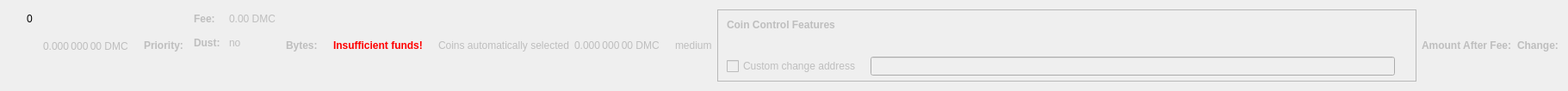
    <widget class="QWidget" name="dummyHideWidget" native="true">
     <property name="maximumSize">
      <size>
       <width>100</width>
       <height>22</height>
      </size>
     </property>
     <layout class="QHBoxLayout" name="dummyHideLayout">
      <item>
       <layout class="QFormLayout" name="formLayoutCoinControl1">
        <property name="horizontalSpacing">
         <number>10</number>
        </property>
        <property name="verticalSpacing">
         <number>14</number>
        </property>
        <property name="leftMargin">
         <number>10</number>
        </property>
        <property name="topMargin">
         <number>4</number>
        </property>
        <property name="rightMargin">
         <number>6</number>
        </property>
        <item row="0" column="1">
         <widget class="QLabel" name="labelCoinControlBytes">
          <property name="cursor">
           <cursorShape>IBeamCursor</cursorShape>
          </property>
          <property name="contextMenuPolicy">
           <enum>Qt::ActionsContextMenu</enum>
          </property>
          <property name="text">
           <string notr="true">0</string>
          </property>
          <property name="textInteractionFlags">
           <set>Qt::LinksAccessibleByMouse|Qt::TextSelectableByKeyboard|Qt::TextSelectableByMouse</set>
          </property>
         </widget>
        </item>
       </layout>
      </item>
      <item>
       <widget class="QLabel" name="labelCoinControlAfterFee">
        <property name="enabled">
         <bool>false</bool>
        </property>
        <property name="sizePolicy">
         <sizepolicy hsizetype="Fixed" vsizetype="Fixed">
          <horstretch>0</horstretch>
          <verstretch>0</verstretch>
         </sizepolicy>
        </property>
        <property name="minimumSize">
         <size>
          <width>111</width>
          <height>12</height>
         </size>
        </property>
        <property name="maximumSize">
         <size>
          <width>111</width>
          <height>12</height>
         </size>
        </property>
        <property name="cursor">
         <cursorShape>IBeamCursor</cursorShape>
        </property>
        <property name="contextMenuPolicy">
         <enum>Qt::ActionsContextMenu</enum>
        </property>
        <property name="text">
         <string notr="true">0.000 000 00 DMC</string>
        </property>
        <property name="textInteractionFlags">
         <set>Qt::LinksAccessibleByMouse|Qt::TextSelectableByKeyboard|Qt::TextSelectableByMouse</set>
        </property>
       </widget>
      </item>
      <item>
       <widget class="QLabel" name="labelCoinControlPriorityText">
        <property name="enabled">
         <bool>false</bool>
        </property>
        <property name="font">
         <font>
          <weight>75</weight>
          <bold>true</bold>
         </font>
        </property>
        <property name="text">
         <string>Priority:</string>
        </property>
       </widget>
      </item>
      <item>
       <layout class="QHBoxLayout" name="horizontalLayout"/>
      </item>
      <item>
       <layout class="QFormLayout" name="formLayoutCoinControl3">
        <property name="horizontalSpacing">
         <number>10</number>
        </property>
        <property name="verticalSpacing">
         <number>14</number>
        </property>
        <property name="leftMargin">
         <number>6</number>
        </property>
        <property name="topMargin">
         <number>4</number>
        </property>
        <property name="rightMargin">
         <number>6</number>
        </property>
        <item row="0" column="0">
         <widget class="QLabel" name="labelCoinControlFeeText">
          <property name="enabled">
           <bool>false</bool>
          </property>
          <property name="font">
           <font>
            <weight>75</weight>
            <bold>true</bold>
           </font>
          </property>
          <property name="text">
           <string>Fee:</string>
          </property>
          <property name="margin">
           <number>0</number>
          </property>
         </widget>
        </item>
        <item row="0" column="1">
         <widget class="QLabel" name="labelCoinControlFee">
          <property name="enabled">
           <bool>false</bool>
          </property>
          <property name="cursor">
           <cursorShape>IBeamCursor</cursorShape>
          </property>
          <property name="contextMenuPolicy">
           <enum>Qt::ActionsContextMenu</enum>
          </property>
          <property name="text">
           <string notr="true">0.00 DMC</string>
          </property>
          <property name="textInteractionFlags">
           <set>Qt::LinksAccessibleByMouse|Qt::TextSelectableByKeyboard|Qt::TextSelectableByMouse</set>
          </property>
         </widget>
        </item>
        <item row="1" column="0">
         <widget class="QLabel" name="labelCoinControlLowOutputText">
          <property name="enabled">
           <bool>false</bool>
          </property>
          <property name="font">
           <font>
            <weight>75</weight>
            <bold>true</bold>
           </font>
          </property>
          <property name="text">
           <string>Dust:</string>
          </property>
         </widget>
        </item>
        <item row="1" column="1">
         <widget class="QLabel" name="labelCoinControlLowOutput">
          <property name="enabled">
           <bool>false</bool>
          </property>
          <property name="cursor">
           <cursorShape>IBeamCursor</cursorShape>
          </property>
          <property name="contextMenuPolicy">
           <enum>Qt::ActionsContextMenu</enum>
          </property>
          <property name="text">
           <string>no</string>
          </property>
          <property name="textInteractionFlags">
           <set>Qt::LinksAccessibleByMouse|Qt::TextSelectableByKeyboard|Qt::TextSelectableByMouse</set>
          </property>
         </widget>
        </item>
       </layout>
      </item>
      <item>
       <widget class="QLabel" name="labelCoinControlBytesText">
        <property name="enabled">
         <bool>false</bool>
        </property>
        <property name="font">
         <font>
          <weight>75</weight>
          <bold>true</bold>
         </font>
        </property>
        <property name="text">
         <string>Bytes:</string>
        </property>
       </widget>
      </item>
      <item>
       <layout class="QFormLayout" name="formLayoutCoinControl2">
        <property name="horizontalSpacing">
         <number>10</number>
        </property>
        <property name="verticalSpacing">
         <number>14</number>
        </property>
        <property name="leftMargin">
         <number>6</number>
        </property>
        <property name="topMargin">
         <number>4</number>
        </property>
        <property name="rightMargin">
         <number>6</number>
        </property>
       </layout>
      </item>
      <item>
       <layout class="QHBoxLayout" name="horizontalLayoutCoinControl2">
        <property name="spacing">
         <number>8</number>
        </property>
        <property name="bottomMargin">
         <number>10</number>
        </property>
       </layout>
      </item>
      <item>
       <widget class="QLabel" name="labelCoinControlInsuffFunds">
        <property name="enabled">
         <bool>false</bool>
        </property>
        <property name="minimumSize">
         <size>
          <width>0</width>
          <height>0</height>
         </size>
        </property>
        <property name="font">
         <font>
          <weight>75</weight>
          <bold>true</bold>
         </font>
        </property>
        <property name="styleSheet">
         <string notr="true">color:red;font-weight:bold;</string>
        </property>
        <property name="text">
         <string>Insufficient funds!</string>
        </property>
        <property name="margin">
         <number>5</number>
        </property>
       </widget>
      </item>
      <item>
       <layout class="QFormLayout" name="formLayoutCoinControl4">
        <property name="horizontalSpacing">
         <number>10</number>
        </property>
        <property name="verticalSpacing">
         <number>14</number>
        </property>
        <property name="leftMargin">
         <number>6</number>
        </property>
        <property name="topMargin">
         <number>4</number>
        </property>
        <property name="rightMargin">
         <number>6</number>
        </property>
       </layout>
      </item>
      <item>
       <widget class="QLabel" name="labelCoinControlAutomaticallySelected">
        <property name="enabled">
         <bool>false</bool>
        </property>
        <property name="sizePolicy">
         <sizepolicy hsizetype="Fixed" vsizetype="Fixed">
          <horstretch>0</horstretch>
          <verstretch>0</verstretch>
         </sizepolicy>
        </property>
        <property name="minimumSize">
         <size>
          <width>0</width>
          <height>0</height>
         </size>
        </property>
        <property name="maximumSize">
         <size>
          <width>240</width>
          <height>16777215</height>
         </size>
        </property>
        <property name="text">
         <string>Coins automatically selected</string>
        </property>
        <property name="margin">
         <number>5</number>
        </property>
       </widget>
      </item>
      <item>
       <widget class="QLabel" name="labelCoinControlChange">
        <property name="enabled">
         <bool>false</bool>
        </property>
        <property name="sizePolicy">
         <sizepolicy hsizetype="Fixed" vsizetype="Fixed">
          <horstretch>0</horstretch>
          <verstretch>0</verstretch>
         </sizepolicy>
        </property>
        <property name="minimumSize">
         <size>
          <width>111</width>
          <height>0</height>
         </size>
        </property>
        <property name="maximumSize">
         <size>
          <width>111</width>
          <height>16777215</height>
         </size>
        </property>
        <property name="cursor">
         <cursorShape>IBeamCursor</cursorShape>
        </property>
        <property name="contextMenuPolicy">
         <enum>Qt::ActionsContextMenu</enum>
        </property>
        <property name="text">
         <string notr="true">0.000 000 00 DMC</string>
        </property>
        <property name="textInteractionFlags">
         <set>Qt::LinksAccessibleByMouse|Qt::TextSelectableByKeyboard|Qt::TextSelectableByMouse</set>
        </property>
       </widget>
      </item>
      <item>
       <widget class="QLabel" name="labelCoinControlPriority">
        <property name="enabled">
         <bool>false</bool>
        </property>
        <property name="cursor">
         <cursorShape>IBeamCursor</cursorShape>
        </property>
        <property name="contextMenuPolicy">
         <enum>Qt::ActionsContextMenu</enum>
        </property>
        <property name="text">
         <string>medium</string>
        </property>
        <property name="textInteractionFlags">
         <set>Qt::LinksAccessibleByMouse|Qt::TextSelectableByKeyboard|Qt::TextSelectableByMouse</set>
        </property>
       </widget>
      </item>
      <item>
       <widget class="QFrame" name="frameCoinControl">
        <property name="sizePolicy">
         <sizepolicy hsizetype="Expanding" vsizetype="Expanding">
          <horstretch>0</horstretch>
          <verstretch>0</verstretch>
         </sizepolicy>
        </property>
        <property name="maximumSize">
         <size>
          <width>16777215</width>
          <height>16777215</height>
         </size>
        </property>
        <property name="frameShape">
         <enum>QFrame::StyledPanel</enum>
        </property>
        <property name="frameShadow">
         <enum>QFrame::Sunken</enum>
        </property>
        <layout class="QVBoxLayout" name="verticalLayoutCoinControl2_2">
         <property name="spacing">
          <number>0</number>
         </property>
         <property name="leftMargin">
          <number>0</number>
         </property>
         <property name="topMargin">
          <number>0</number>
         </property>
         <property name="rightMargin">
          <number>0</number>
         </property>
         <property name="bottomMargin">
          <number>6</number>
         </property>
         <item>
          <layout class="QVBoxLayout" name="verticalLayoutCoinControl" stretch="0,0,0,1">
           <property name="spacing">
            <number>0</number>
           </property>
           <property name="leftMargin">
            <number>10</number>
           </property>
           <property name="topMargin">
            <number>10</number>
           </property>
           <item>
            <layout class="QHBoxLayout" name="horizontalLayoutCoinControl1">
             <property name="bottomMargin">
              <number>15</number>
             </property>
             <item>
              <widget class="QLabel" name="labelCoinControlFeatures">
               <property name="enabled">
                <bool>false</bool>
               </property>
               <property name="sizePolicy">
                <sizepolicy hsizetype="Preferred" vsizetype="Maximum">
                 <horstretch>0</horstretch>
                 <verstretch>0</verstretch>
                </sizepolicy>
               </property>
               <property name="font">
                <font>
                 <weight>75</weight>
                 <bold>true</bold>
                </font>
               </property>
               <property name="styleSheet">
                <string notr="true">font-weight:bold;</string>
               </property>
               <property name="text">
                <string>Coin Control Features</string>
               </property>
              </widget>
             </item>
            </layout>
           </item>
           <item>
            <widget class="QWidget" name="widgetCoinControl" native="true">
             <property name="sizePolicy">
              <sizepolicy hsizetype="Preferred" vsizetype="Preferred">
               <horstretch>0</horstretch>
               <verstretch>0</verstretch>
              </sizepolicy>
             </property>
             <property name="minimumSize">
              <size>
               <width>0</width>
               <height>0</height>
              </size>
             </property>
             <property name="styleSheet">
              <string notr="true"/>
             </property>
             <layout class="QHBoxLayout" name="horizontalLayoutCoinControl5_2">
              <property name="leftMargin">
               <number>0</number>
              </property>
              <property name="topMargin">
               <number>0</number>
              </property>
              <property name="rightMargin">
               <number>0</number>
              </property>
              <property name="bottomMargin">
               <number>0</number>
              </property>
              <item>
               <layout class="QHBoxLayout" name="horizontalLayoutCoinControl3">
                <property name="spacing">
                 <number>20</number>
                </property>
                <property name="topMargin">
                 <number>0</number>
                </property>
                <property name="bottomMargin">
                 <number>10</number>
                </property>
               </layout>
              </item>
             </layout>
            </widget>
           </item>
           <item>
            <layout class="QHBoxLayout" name="horizontalLayoutCoinControl4" stretch="0,0,0">
             <property name="spacing">
              <number>12</number>
             </property>
             <property name="sizeConstraint">
              <enum>QLayout::SetDefaultConstraint</enum>
             </property>
             <property name="topMargin">
              <number>5</number>
             </property>
             <property name="rightMargin">
              <number>5</number>
             </property>
             <item>
              <widget class="QCheckBox" name="checkBoxCoinControlChange">
               <property name="enabled">
                <bool>false</bool>
               </property>
               <property name="toolTip">
                <string>If this is activated, but the change address is empty or invalid, change will be sent to a newly generated address.</string>
               </property>
               <property name="text">
                <string>Custom change address</string>
               </property>
              </widget>
             </item>
             <item>
              <widget class="QValidatedLineEdit" name="lineEditCoinControlChange">
               <property name="enabled">
                <bool>false</bool>
               </property>
               <property name="sizePolicy">
                <sizepolicy hsizetype="Expanding" vsizetype="Fixed">
                 <horstretch>0</horstretch>
                 <verstretch>0</verstretch>
                </sizepolicy>
               </property>
              </widget>
             </item>
             <item>
              <widget class="QLabel" name="labelCoinControlChangeLabel_2">
               <property name="sizePolicy">
                <sizepolicy hsizetype="Preferred" vsizetype="Expanding">
                 <horstretch>0</horstretch>
                 <verstretch>0</verstretch>
                </sizepolicy>
               </property>
               <property name="minimumSize">
                <size>
                 <width>0</width>
                 <height>0</height>
                </size>
               </property>
               <property name="text">
                <string/>
               </property>
               <property name="margin">
                <number>3</number>
               </property>
              </widget>
             </item>
            </layout>
           </item>
           <item>
            <spacer name="verticalSpacerCoinControl">
             <property name="orientation">
              <enum>Qt::Vertical</enum>
             </property>
             <property name="sizeHint" stdset="0">
              <size>
               <width>800</width>
               <height>1</height>
              </size>
             </property>
            </spacer>
           </item>
          </layout>
         </item>
        </layout>
       </widget>
      </item>
      <item>
       <widget class="QLabel" name="labelCoinControlAfterFeeText">
        <property name="enabled">
         <bool>false</bool>
        </property>
        <property name="minimumSize">
         <size>
          <width>0</width>
          <height>0</height>
         </size>
        </property>
        <property name="maximumSize">
         <size>
          <width>16777215</width>
          <height>16777215</height>
         </size>
        </property>
        <property name="font">
         <font>
          <weight>75</weight>
          <bold>true</bold>
         </font>
        </property>
        <property name="text">
         <string>Amount After Fee:</string>
        </property>
        <property name="alignment">
         <set>Qt::AlignLeading|Qt::AlignLeft|Qt::AlignVCenter</set>
        </property>
        <property name="margin">
         <number>0</number>
        </property>
       </widget>
      </item>
      <item>
       <widget class="QLabel" name="labelCoinControlChangeText">
        <property name="enabled">
         <bool>false</bool>
        </property>
        <property name="sizePolicy">
         <sizepolicy hsizetype="Preferred" vsizetype="Preferred">
          <horstretch>0</horstretch>
          <verstretch>0</verstretch>
         </sizepolicy>
        </property>
        <property name="minimumSize">
         <size>
          <width>0</width>
          <height>0</height>
         </size>
        </property>
        <property name="maximumSize">
         <size>
          <width>16777215</width>
          <height>16777215</height>
         </size>
        </property>
        <property name="font">
         <font>
          <weight>75</weight>
          <bold>true</bold>
         </font>
        </property>
        <property name="text">
         <string>Change:</string>
        </property>
        <property name="alignment">
         <set>Qt::AlignLeading|Qt::AlignLeft|Qt::AlignVCenter</set>
        </property>
       </widget>
      </item>
     </layout>
    </widget>
